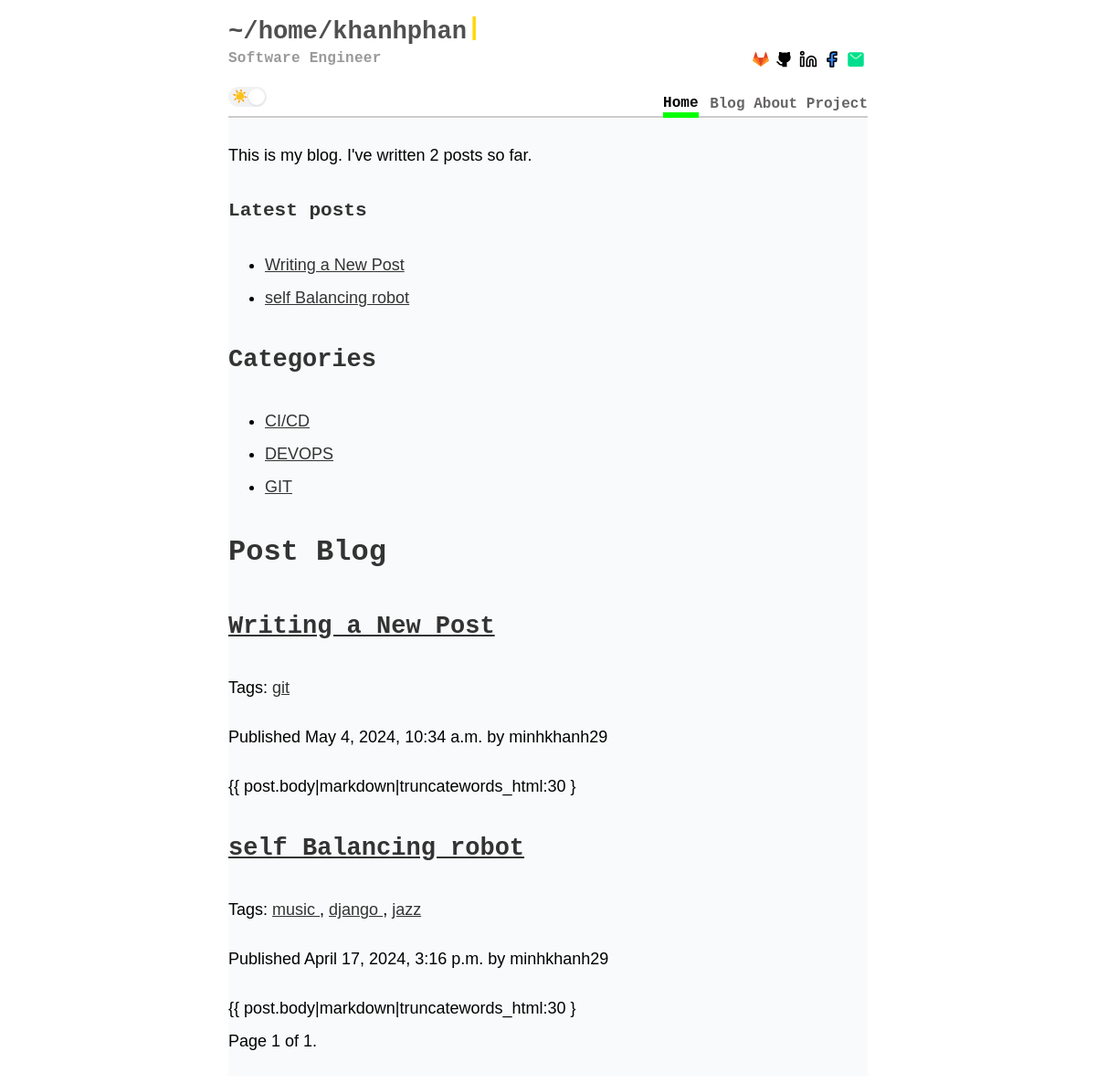
The page / on the database its author committed.
### blog/models.py (models this page shows, shortened)
class Post(models.Model):
    class Status(models.TextChoices):
        DRAFT = 'DF', 'Draft'
        PUBLISHED = 'PB', 'Published'
    title = models.CharField(max_length=250)
    slug = models.SlugField(max_length=250,
                            unique_for_date='publish')
    author = models.ForeignKey(User,
                               on_delete=models.CASCADE,
                               related_name='blog_posts')
    body = models.TextField()
    publish = models.DateTimeField(default=timezone.now)
    created = models.DateTimeField(auto_now_add=True)
    updated = models.DateTimeField(auto_now=True)
    status = models.CharField(max_length=2,
                              choices=Status.choices,
                              default=Status.DRAFT)
    objects = models.Manager()          # The default manager.
    published = PublishedManager()      # Our custom manager.
    tags = TaggableManager()
    categories = models.ManyToManyField(Category, related_name='posts', blank=False)
    class Meta:
        ordering = ['-publish']
        indexes = [
            models.Index(fields=['-publish']),
        ]
    def get_absolute_url(self):
        return reverse('blog:post_detail', kwargs={'slug': self.slug})

class Category(models.Model):
    name = models.CharField(max_length=255, unique=True)
    slug = models.SlugField(max_length=255, unique=True, help_text="Slug được tạo tự động từ tên, dùng cho URL.")
    class Meta:
        ordering = ['name']
        verbose_name_plural = 'Categories'
    def get_absolute_url(self):
        return reverse('blog:category-detail', kwargs={'slug': self.slug})

### blog/views.py (the view)
# urls.py: path('', views.post_list, name='home'),
def post_list(request,  tag_slug=None):
    post_list = Post.objects.all()
    tag = None
    if tag_slug:
        tag = get_object_or_404(Tag, slug=tag_slug)
        post_list = post_list.filter(tags__in=[tag])
    """How to use panigator
        from django.core.paginator import Paginator

        objects = ["item1", "item2", "item3", "item4", "item5", "item6", "item7", "item8", "item9", "item10"]
        p = Paginator(objects, 4)       # Each page will have 4 items
        p.count -> number of posts: 10
        p.pages -> number of pages: 3
        page1 = p.page(1)
        print(page1.object_list) -> access page1 result = : ['item1', 'item2', 'item3', 'item4']
    """
    paginator = Paginator(post_list, 3)
    page_number = request.GET.get('page', 1)
    try:
        posts = paginator.get_page(page_number)
    except EmptyPage:
        posts = paginator.page(paginator.num_pages)
    except PageNotAnInteger:
        posts = paginator.page(1)
    return render(request, '_blog/post/home.html', {'posts': posts, 'tag': tag})

### blog/models.py (called while the page is built)
     def get_queryset(self):
          return super().get_queryset()\
                      .filter(status=Post.Status.PUBLISHED)

### blog/templatetags/blog_tags.py (called while the page is built)
@register.simple_tag
def total_posts():
    return Post.published.count()

@register.inclusion_tag('_blog/post/latest_posts.html')
def show_latest_posts(count=5):
    latest_posts = Post.published.order_by('-publish')[:count]
    return {'latest_posts': latest_posts}

@register.inclusion_tag('_blog/post/category_list.html')
def show_categories():
    categories = Category.objects.all()
    return {'categories': categories}

### templates/_blog/post/home.html (shortened to what this page needs)
{% extends "../default.html" %}
{% load blog_tags %}
{% block content %}
  <h1>Post Blog</h1>
  {% for post in posts %}
    <h2>
      <a href="{{ post.get_absolute_url }}">
        {{ post.title }}
      </a>
    </h2>
    <p class="tags">
     Tags:
     {% for tag in post.tags.all %}
       <a href="{% url 'blog:post_list_by_tag' tag.slug %}">
          {{ tag.name }}
       </a>
     {% if not forloop.last %}, {% endif %}
     {% endfor %}
    </p>
    <p class="date">
      Published {{ post.publish }} by {{ post.author }}
    </p>
    {{ post.body|markdown|truncatewords_html:30 }
  {% endfor %}
  {% include "../../pagination.html" with page=posts %}
{% endblock %}

### templates/_blog/default.html (shortened to what this page needs)
{% load blog_tags %}
{% load static %}
<!DOCTYPE html>
<html lang="en">
    <head>
        <link href="{% static 'css/_base.css' %}" rel="stylesheet">
        <link href="{% static 'css/_default.css' %}" rel="stylesheet">
    </head>
    <body>
        <div class="container">
            <div class="header-container">
                {% include "_include/header.html"%}
            </div>
            <div class="w-100 d-flex justify-content-center">
                <div class="custom-border-top-line"></div>
            </div>
            <div class="content-container">
                <p>
                    This is my blog.
                    I've written {% total_posts %} posts so far.
                </p>
                <h3>Latest posts</h3>
                     {% show_latest_posts 3 %}
                <div>
                    <h2>Categories</h2>
                    {% show_categories %}
                </div>
                {% block content %}
                {% endblock %}
            </div>
        </div>
    </body>
</html>

### templates/_include/header.html (shortened to what this page needs)
{% load static %}
<header class="header">
  <h3 class="header-title">
      <a href="{{ domain.url }}" class="typing">~/home/khanhphan</a>
      <div class="menu">
          <div class="header-subtitle">Software Engineer</div>
            <nav class="social-icons">
                {% for key, value in site.items %}
                    {% if value.url %}
                        <a href="{{ value.url }}/" target="_blank">
                            <img src="{% static value.icon %}" alt="{{ key }} icon" class="icon-border">
                        </a>
                    {% endif %}
                {% endfor %}
            </nav>
      </div>
      <div class="menu-content">
            {% for item in menu %}
                <a href="{{ domain.url }}{% if item.url %}{{ item.url }}/{% endif %}"
                   class="{% if request.path == '/' and not item.url or request.path == '/'|add:item.url|add:'/' %}active{% endif %}">
                    {{ item.name }}
                </a>
            {% endfor %}
      </div>
      <div class="mode" id="mode-switcher" onclick="toggleNightMode();">
        <span></span>
      </div>
  </h3>
</header>

### templates/_blog/post/latest_posts.html
<ul>
  {% for post in latest_posts %}
  <li>
    <a href="{{ post.get_absolute_url }}">{{ post.title }}</a>
  </li>
  {% endfor %}
</ul>

### templates/_blog/post/category_list.html
<ul>
    {% for category in categories %}
        <li><a href="{{ category.get_absolute_url }}">{{ category.name }}</a></li>
    {% endfor %}
</ul>

### templates/pagination.html (shortened to what this page needs)
<div class="pagination">
  <span class="step-links">
    <span class="current">
      Page {{ page.number }} of {{ page.paginator.num_pages }}.
    </span>
  </span>
</div>

### templates/_static/css/_base.css (style rules this page uses)
:root { --bg-color: #ffffff; --primary-font-color: #000; --header-title-color: #505050; --site-title-color: rgb(113, 113, 113); --sidebar-active-color: #1d1d1d; --site-subtitle-color: #717171; --line-sidebar-color: #CCCCCC; --header-menu-tag: #676464; --header-menu-tag-active: #000000; --font-header: Monaco, "Bitstream Vera Sans Mono", "Lucida Console", Terminal, monospace; --content-body-color: #F9FAFB; }
body { font-family: 'Hack', monospace; font-size: 18px; color: var(--primary-font-color); background-color: var(--bg-color); line-height: 1.75rem; }
h1 { font-size: 2rem; }
h1, h2, h3, h4, h5, h6 { font-family: 'Hack', monospace; color: #333; }
a { text-decoration: underline; color: #333; }
img { max-width: 100%; height: auto; border-radius: 5px; }

### templates/_static/css/_default.css (style rules this page uses)
.container { margin-left: auto; margin-right: auto; width: 700px; }
.header-container { z-index: 1000; height: 106px; }
.content-container { padding: 5px 0 20px 0; box-sizing: border-box; font-family: 'Source Sans Pro', 'Microsoft Yahei', sans-serif; line-height: 2.0; background-color: var(--content-body-color); }
.header { padding-top: 0; padding-bottom: 0.5rem; margin-bottom: 0.4rem; font-family: 'Hack', monospace; position: relative; }
.header .header-title a { padding-top: 0.1rem; font-size: 1.7rem; text-decoration: none; color: var(--header-title-color); font-family: var(--font-header); }
.header .header-subtitle { color: #999; font-family: var(--font-header); font-size: 1.0rem; letter-spacing: 0.25px; margin-right: auto; position: absolute; left: 0; }
.header .menu { padding-top: 0rem; display: block; }
.header .menu-content { padding-top: 0.8rem; font-family: var(--font-header); margin-left: auto; position: absolute; left: auto; right: 0; }
.header .menu-content a { color: var(--header-menu-tag); font-size: 1rem; }
.header .menu-content a.active { color: var(--header-menu-tag-active); border-bottom: 6.0px solid #00FF00; display: inline-block; font-size: 1rem; line-height: 1; margin: 0; padding-bottom: 2px; }
.social-icons { display: flex; justify-content: flex-end; }
.social-icons a { color: #999; }
.icon-border { width: 20px; height: 20px; display: inline-block; object-fit: cover; padding: 3px; }
.typing { font-family: var(--font-header); font-size: 5vw; color: #d7b94c; position: relative; background: var(--bg-color); overflow: hidden; }
.typing::after { content: "|"; position: absolute; right: 0; width: 100%; color: #FFD700; background: var(--bg-color); animation: typing 3s steps(16) forwards, caret 1s infinite; top: 0; height: 100%; }
.header .mode { float: left; position: relative; margin: 10px auto; width: 42px; height: 22px; background: #F1F2F4; border-radius: 20px; cursor: pointer; left: 0; right: auto; }
.header .mode:after { content: "☀️"; position: absolute; top: 0; left: 4px; font-size: 14px; height: 22px; line-height: 23px; text-align: center; transition: all 0.3s ease; }
.header .mode span { position: absolute; z-index: 1; margin: 2px; display: block; width: 18px; height: 18px; background: white; border-radius: 50%; box-shadow: 0 1px 3px rgba(0, 0, 0, 0.1); transform: translateX(20px); transition: all 0.4s ease; }
.custom-border-top-line { border-top: 2.0px solid var(--line-sidebar-color); width: 100%; margin-top: 0; margin-bottom: 0; }

### rows shown on the page
Post: title "Writing a New Post", publish "May 4, 2024, 10:34 a.m.", author "minhkhanh29"
Post: title "self Balancing robot", publish "April 17, 2024, 3:16 p.m.", author "minhkhanh29"
Category: name "CI/CD"
Category: name "DEVOPS"
Category: name "GIT"
Tag: name "git"
Tag: name "music"
Tag: name "django"
Tag: name "jazz"

### other values the page prints
{{ item.name }} "Home" "Blog" "About" "Project"
{{ page.number }} "1"
{{ page.paginator.num_pages }} "1"
